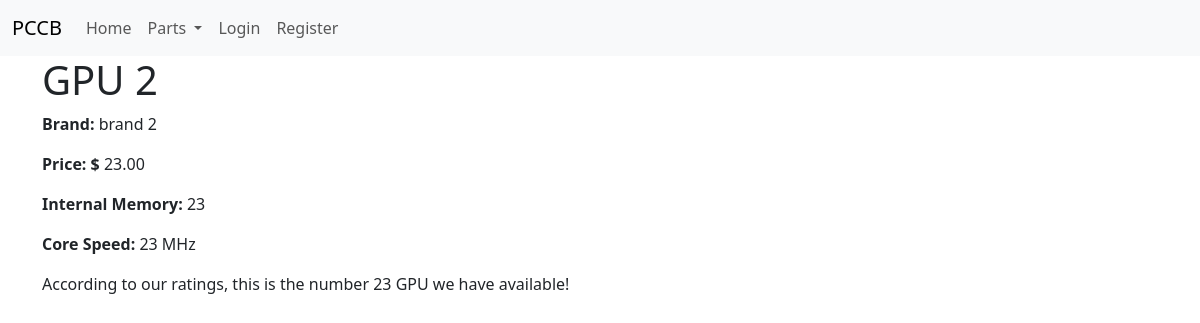
The app's page /gpu/2 with its own data.
### parts/models.py (models this page shows, shortened)
class GPU(models.Model):
    name = models.CharField(
        max_length = 200,
        unique = True,
        help_text = "Enter the name of the GPU"
    )
    brand = models.ManyToManyField(
        Brand,
        help_text = "Choose the company that made this GPU"
    )
    price = models.DecimalField(
        max_digits = 7,
        decimal_places = 2
    )
    rank = models.IntegerField(
        help_text = "Enter the rank of the GPU compared to other GPUs"
    )
    memory = models.IntegerField(
        help_text = "Enter the internal memory the GPU has"
    )
    core_speed = models.IntegerField(
        help_text = "Enter the speed of the cores in megahertz"
    )
    class Meta:
        ordering = ['-name']

class Brand(models.Model):
    name = models.CharField(
        max_length = 200,
        unique = True,
        help_text = "Enter the name of the brand"
    )
    def __str__(self):
        return self.name

### parts/views.py (the view)
# urls.py: path('gpu/<int:pk>', views.GPUDetailView.as_view(), name='gpu-detail'),
class GPUDetailView(generic.DetailView):
    model = GPU

### parts/templates/parts/GPU_detail.html
{% extends "base.html" %}
{% block content %}
<div class="container">
    <h1> {{ gpu.name }} </h1>
    <p><strong>Brand:</strong> {{ gpu.brand.all|join:", "  }}</p>
    <p><strong>Price: $</strong> {{ gpu.price }}</p>
    <p><strong>Internal Memory: </strong> {{ gpu.memory }}</p>
    <p><strong>Core Speed: </strong> {{ gpu.core_speed }} MHz</p>
    <p>According to our ratings, this is the number {{ gpu.rank }} GPU we have available!</p>
</div>
{% endblock content %}

### records on screen
GPU: name "GPU 2", brand.all "brand 2", price "23.00", memory "23", core_speed "23", rank "23"
